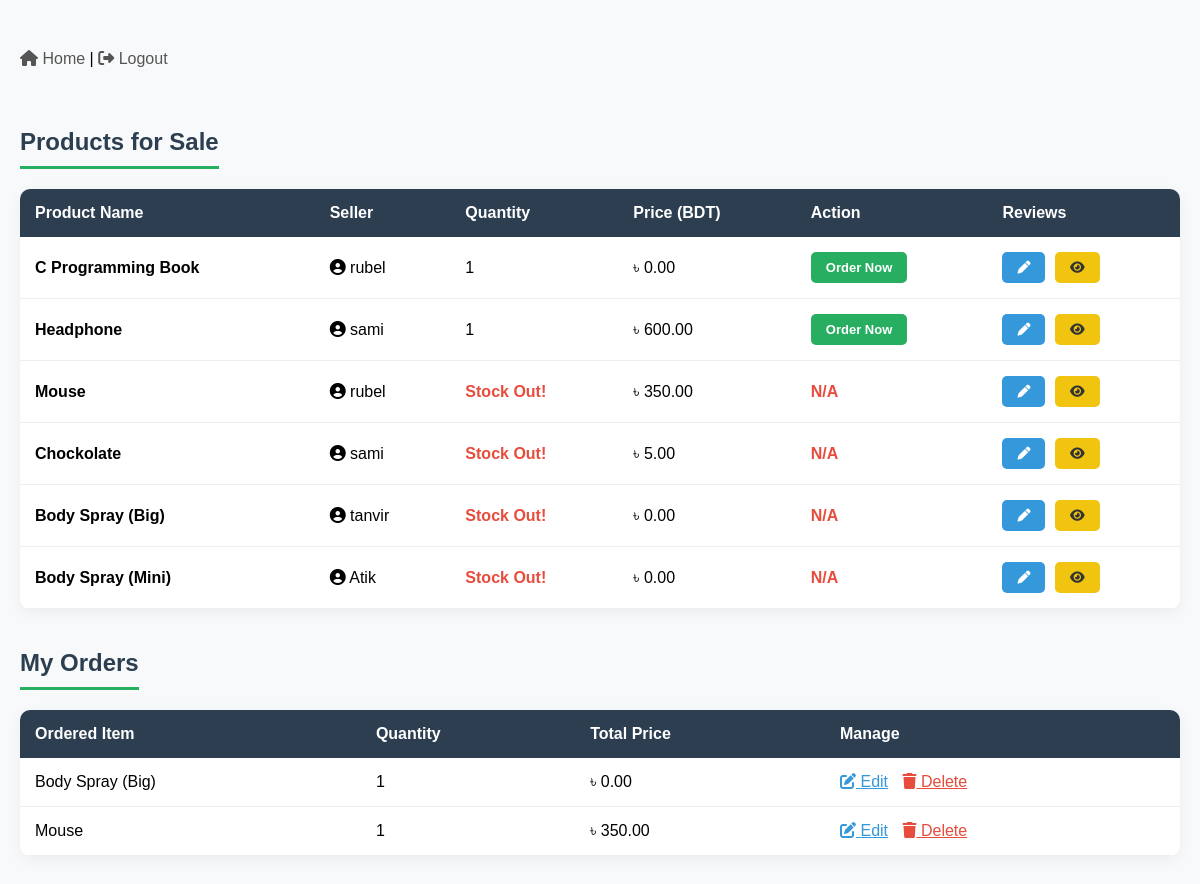
The page /order.php (signed in) on the database its author committed.
### tables this page shows
CREATE TABLE `products` (
  `id` int(11) NOT NULL,
  `name` varchar(100) NOT NULL,
  `qty` int(5) NOT NULL,
  `price` decimal(10,2) NOT NULL,
  `login_id` int(11) NOT NULL
);

CREATE TABLE `orders` (
  `id` int(11) NOT NULL,
  `name` varchar(100) NOT NULL,
  `qty` int(5) NOT NULL,
  `price` decimal(10,2) NOT NULL,
  `login_id` int(11) NOT NULL
);

### order.php (the view, shortened to what this page needs)
<?php
include_once("connection.php");
$result1 = mysqli_query($mysqli, "SELECT products.login_id, products.name, products.qty, products.price, products.id, login.username FROM products INNER JOIN login ON products.login_id=login.id ORDER BY products.id DESC");
$result = mysqli_query($mysqli, "SELECT * FROM orders WHERE login_id=".$_SESSION['id']." ORDER BY id DESC");
?>
<!DOCTYPE html>
<html lang="en">
<head>
    <link rel="stylesheet" href="https://cdnjs.cloudflare.com/ajax/libs/font-awesome/6.4.0/css/all.min.css">
    <link rel="stylesheet" href="style.css">
</head>
<body>
<div class="container">
    <div class="nav-top">
        <a href="index.php"><i class="fa-solid fa-house"></i> Home</a> |
        <a href="logout.php"><i class="fa-solid fa-right-from-bracket"></i> Logout</a>
    </div>
    <h2 class="section-title">Products for Sale</h2>
    <table class="order-table">
        <thead>
            <tr>
                <th>Product Name</th>
                <th>Seller</th>
                <th>Quantity</th>
                <th>Price (BDT)</th>
                <th>Action</th>
                <th>Reviews</th>
            </tr>
        </thead>
        <tbody>
            <?php while($res1 = mysqli_fetch_array($result1)) { ?>
                <tr>
                    <td><strong><?php echo $res1['name']; ?></strong></td>
                    <td><i class="fa-solid fa-user-circle"></i> <?php echo $res1['username']; ?></td>
                    <td>
                        <?php echo ($res1['qty'] == 0) ? '<span class="stock-out">Stock Out!</span>' : $res1['qty']; ?>
                    </td>
                    <td>৳ <?php echo number_format($res1['price'], 2); ?></td>
                    <td>
                        <?php if($res1['qty'] > 0) { ?>
                            <a href="cart.php?id=<?php echo $res1['id']; ?>" class="btn btn-order">Order Now</a>
                        <?php } else { ?>
                            <span class="stock-out">N/A</span>
                        <?php } ?>
                    </td>
                    <td>
                        <a href="addReview.php?id=<?php echo $res1['id']; ?>&name=<?php echo $res1['name']; ?>" class="btn btn-review" title="Add Review"><i class="fa-solid fa-pen"></i></a>
                        <a href="reviews.php?id=<?php echo $res1['id']; ?>" class="btn btn-view" title="View Reviews"><i class="fa-solid fa-eye"></i></a>
                    </td>
                </tr>
            <?php } ?>
        </tbody>
    </table>
    <h2 class="section-title">My Orders</h2>
    <table class="order-table">
        <thead>
            <tr>
                <th>Ordered Item</th>
                <th>Quantity</th>
                <th>Total Price</th>
                <th>Manage</th>
            </tr>
        </thead>
        <tbody>
            <?php while($res = mysqli_fetch_array($result)) { ?>
                <tr>
                    <td><?php echo $res['name']; ?></td>
                    <td><?php echo $res['qty']; ?></td>
                    <td>৳ <?php echo number_format($res['price'], 2); ?></td>
                    <td>
                        <a href="editOrder.php?id=<?php echo $res['id']; ?>" class="btn-edit"><i class="fa-solid fa-edit"></i> Edit</a>
                        <a href="deleteOrder.php?id=<?php echo $res['id']; ?>" class="btn-delete" onClick="return confirm('Are you sure you want to delete this order?')"><i class="fa-solid fa-trash"></i> Delete</a>
                    </td>
                </tr>
            <?php } ?>
        </tbody>
    </table>
</div>
</body>
</html>

### admin/style.css (style rules this page uses)
* { margin: 0; padding: 0; box-sizing: border-box; font-family: sans-serif; }

### order.php (style rules this page uses)
body { background-color: #f8f9fa; font-family: 'Poppins', sans-serif; }
.container { max-width: 1200px; margin: 30px auto; padding: 20px; }
.section-title { color: #2c3e50; margin: 40px 0 20px; padding-bottom: 10px; border-bottom: 3px solid #27ae60; display: inline-block; }
.order-table { width: 100%; border-collapse: collapse; background: #fff; border-radius: 10px; overflow: hidden; box-shadow: 0 4px 15px rgba(0,0,0,0.05); }
.order-table th { background: #2c3e50; color: #fff; padding: 15px; text-align: left; }
.order-table td { padding: 15px; border-bottom: 1px solid #eee; }
.btn { padding: 8px 15px; border-radius: 5px; text-decoration: none; font-size: 13px; font-weight: 600; transition: 0.3s; display: inline-block; border: none; cursor: pointer; }
.btn-order { background: #27ae60; color: white; }
.btn-review { background: #3498db; color: white; margin-right: 5px; }
.btn-view { background: #f1c40f; color: #333; }
.btn-edit { color: #3498db; margin-right: 10px; }
.btn-delete { color: #e74c3c; }
.stock-out { color: #e74c3c; font-weight: 600; }
.nav-top { margin-bottom: 20px; }
.nav-top a { text-decoration: none; color: #555; font-weight: 500; }

### rows shown on the page
products: name "C Programming Book", login.username "rubel", qty "1", price "0.00"
products: name "Headphone", login.username "sami", qty "1", price "600.00"
products: name "Mouse", login.username "rubel", qty "Stock Out!", price "350.00"
products: name "Chockolate", login.username "sami", qty "Stock Out!", price "5.00"
products: name "Body Spray (Big)", login.username "tanvir", qty "Stock Out!", price "0.00"
products: name "Body Spray (Mini)", login.username "Atik", qty "Stock Out!", price "0.00"
orders: name "Body Spray (Big)", qty "1", price "0.00"
orders: name "Mouse", qty "1", price "350.00"
